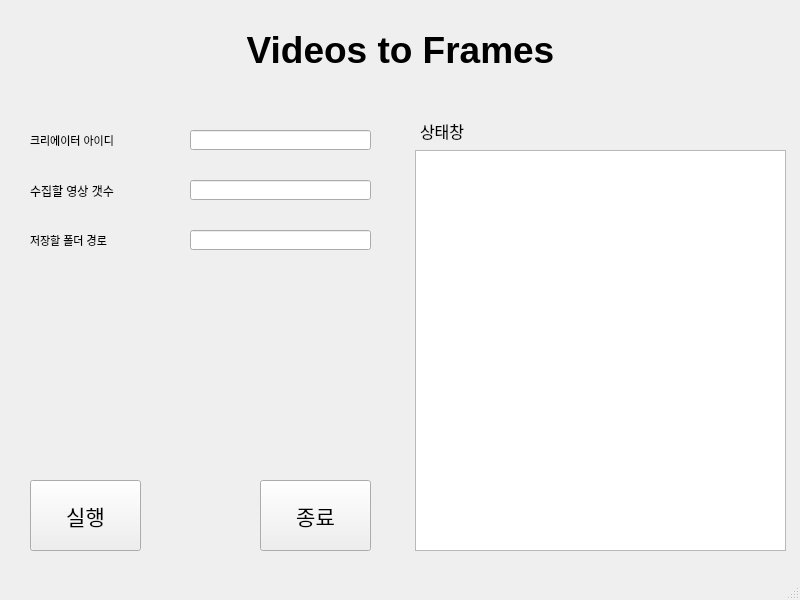
<?xml version="1.0" encoding="UTF-8"?>
<ui version="4.0">
 <class>MainWindow</class>
 <widget class="QMainWindow" name="MainWindow">
  <property name="geometry">
   <rect>
    <x>0</x>
    <y>0</y>
    <width>800</width>
    <height>600</height>
   </rect>
  </property>
  <property name="windowTitle">
   <string>MainWindow</string>
  </property>
  <widget class="QWidget" name="centralwidget">
   <widget class="QLabel" name="title_label">
    <property name="geometry">
     <rect>
      <x>10</x>
      <y>10</y>
      <width>781</width>
      <height>81</height>
     </rect>
    </property>
    <property name="font">
     <font>
      <pointsize>48</pointsize>
     </font>
    </property>
    <property name="text">
     <string>&lt;html&gt;&lt;head/&gt;&lt;body&gt;&lt;p align=&quot;center&quot;&gt;&lt;span style=&quot; font-size:28pt; font-weight:600;&quot;&gt;Videos to Frames&lt;/span&gt;&lt;/p&gt;&lt;/body&gt;&lt;/html&gt;</string>
    </property>
    <property name="scaledContents">
     <bool>true</bool>
    </property>
   </widget>
   <widget class="QLabel" name="channel_label">
    <property name="geometry">
     <rect>
      <x>30</x>
      <y>130</y>
      <width>141</width>
      <height>21</height>
     </rect>
    </property>
    <property name="font">
     <font>
      <pointsize>8</pointsize>
     </font>
    </property>
    <property name="text">
     <string>크리에이터 아이디</string>
    </property>
   </widget>
   <widget class="QLabel" name="cnt_label">
    <property name="geometry">
     <rect>
      <x>30</x>
      <y>180</y>
      <width>171</width>
      <height>21</height>
     </rect>
    </property>
    <property name="font">
     <font>
      <pointsize>9</pointsize>
     </font>
    </property>
    <property name="text">
     <string>수집할 영상 갯수</string>
    </property>
   </widget>
   <widget class="QLabel" name="dir_label">
    <property name="geometry">
     <rect>
      <x>30</x>
      <y>230</y>
      <width>111</width>
      <height>21</height>
     </rect>
    </property>
    <property name="font">
     <font>
      <pointsize>8</pointsize>
     </font>
    </property>
    <property name="text">
     <string>저장할 폴더 경로</string>
    </property>
   </widget>
   <widget class="QLineEdit" name="channel_lineEdit">
    <property name="geometry">
     <rect>
      <x>190</x>
      <y>130</y>
      <width>181</width>
      <height>20</height>
     </rect>
    </property>
    <property name="font">
     <font>
      <pointsize>12</pointsize>
     </font>
    </property>
   </widget>
   <widget class="QLineEdit" name="cnt_lineEdit">
    <property name="geometry">
     <rect>
      <x>190</x>
      <y>180</y>
      <width>181</width>
      <height>20</height>
     </rect>
    </property>
    <property name="font">
     <font>
      <pointsize>12</pointsize>
     </font>
    </property>
   </widget>
   <widget class="QLineEdit" name="dir_lineEdit">
    <property name="geometry">
     <rect>
      <x>190</x>
      <y>230</y>
      <width>181</width>
      <height>20</height>
     </rect>
    </property>
   </widget>
   <widget class="QTextBrowser" name="output_textBrowser">
    <property name="geometry">
     <rect>
      <x>415</x>
      <y>150</y>
      <width>371</width>
      <height>401</height>
     </rect>
    </property>
   </widget>
   <widget class="QLabel" name="output_label">
    <property name="geometry">
     <rect>
      <x>420</x>
      <y>120</y>
      <width>121</width>
      <height>21</height>
     </rect>
    </property>
    <property name="font">
     <font>
      <pointsize>12</pointsize>
     </font>
    </property>
    <property name="text">
     <string>상태창</string>
    </property>
   </widget>
   <widget class="QPushButton" name="start_pushButton">
    <property name="geometry">
     <rect>
      <x>30</x>
      <y>480</y>
      <width>111</width>
      <height>71</height>
     </rect>
    </property>
    <property name="font">
     <font>
      <pointsize>16</pointsize>
     </font>
    </property>
    <property name="text">
     <string>실행</string>
    </property>
   </widget>
   <widget class="QPushButton" name="stop_pushButton">
    <property name="geometry">
     <rect>
      <x>260</x>
      <y>480</y>
      <width>111</width>
      <height>71</height>
     </rect>
    </property>
    <property name="font">
     <font>
      <pointsize>16</pointsize>
     </font>
    </property>
    <property name="text">
     <string>종료</string>
    </property>
   </widget>
   <widget class="QLabel" name="logo_label">
    <property name="geometry">
     <rect>
      <x>50</x>
      <y>310</y>
      <width>321</width>
      <height>131</height>
     </rect>
    </property>
    <property name="text">
     <string/>
    </property>
    <property name="pixmap">
     <pixmap resource="resource.qrc">:/image/colour_logo.png</pixmap>
    </property>
    <property name="scaledContents">
     <bool>false</bool>
    </property>
   </widget>
  </widget>
  <widget class="QStatusBar" name="statusbar"/>
  <widget class="QMenuBar" name="menubar">
   <property name="geometry">
    <rect>
     <x>0</x>
     <y>0</y>
     <width>800</width>
     <height>21</height>
    </rect>
   </property>
  </widget>
 </widget>
 <resources>
  <include location="resource.qrc"/>
 </resources>
 <connections/>
 <slots>
  <slot>start()</slot>
  <slot>stop()</slot>
 </slots>
</ui>
